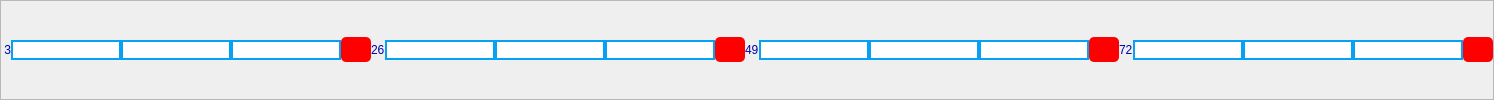
           <widget class="QFrame" name="frame_13">
            <property name="frameShape">
             <enum>QFrame::StyledPanel</enum>
            </property>
            <property name="frameShadow">
             <enum>QFrame::Raised</enum>
            </property>
            <layout class="QHBoxLayout" name="horizontalLayout_4">
             <property name="spacing">
              <number>0</number>
             </property>
             <property name="leftMargin">
              <number>0</number>
             </property>
             <property name="topMargin">
              <number>0</number>
             </property>
             <property name="rightMargin">
              <number>0</number>
             </property>
             <property name="bottomMargin">
              <number>0</number>
             </property>
             <item>
              <widget class="QLabel" name="label_26">
               <property name="styleSheet">
                <string notr="true">color:rgb(0, 0, 173); 
font: 75 8pt &quot;MS Shell Dlg 2&quot;;</string>
               </property>
               <property name="text">
                <string> 3</string>
               </property>
              </widget>
             </item>
             <item>
              <widget class="QLineEdit" name="lineEdit_76">
               <property name="styleSheet">
                <string notr="true">border: 2px solid  rgb(5, 161, 245); 
background-color: rgb(255, 255, 255);
</string>
               </property>
              </widget>
             </item>
             <item>
              <widget class="QLineEdit" name="lineEdit_77">
               <property name="styleSheet">
                <string notr="true">border: 2px solid  rgb(5, 161, 245); 
background-color: rgb(255, 255, 255);
</string>
               </property>
              </widget>
             </item>
             <item>
              <widget class="QLineEdit" name="lineEdit_78">
               <property name="styleSheet">
                <string notr="true">border: 2px solid  rgb(5, 161, 245); 
background-color: rgb(255, 255, 255);
</string>
               </property>
              </widget>
             </item>
             <item>
              <widget class="QPushButton" name="pushButton_96">
               <property name="minimumSize">
                <size>
                 <width>0</width>
                 <height>25</height>
                </size>
               </property>
               <property name="maximumSize">
                <size>
                 <width>30</width>
                 <height>16777215</height>
                </size>
               </property>
               <property name="styleSheet">
                <string notr="true">background-color: rgb(0, 0, 0);
background-color: rgb(255, 0, 0);
border-radius: 5px;</string>
               </property>
               <property name="text">
                <string/>
               </property>
              </widget>
             </item>
             <item>
              <widget class="QLabel" name="label_27">
               <property name="styleSheet">
                <string notr="true">color:rgb(0, 0, 173); 
font: 75 8pt &quot;MS Shell Dlg 2&quot;;</string>
               </property>
               <property name="text">
                <string>26</string>
               </property>
              </widget>
             </item>
             <item>
              <widget class="QLineEdit" name="lineEdit_79">
               <property name="styleSheet">
                <string notr="true">border: 2px solid  rgb(5, 161, 245); 
background-color: rgb(255, 255, 255);
</string>
               </property>
              </widget>
             </item>
             <item>
              <widget class="QLineEdit" name="lineEdit_80">
               <property name="styleSheet">
                <string notr="true">border: 2px solid  rgb(5, 161, 245); 
background-color: rgb(255, 255, 255);
</string>
               </property>
              </widget>
             </item>
             <item>
              <widget class="QLineEdit" name="lineEdit_81">
               <property name="styleSheet">
                <string notr="true">border: 2px solid  rgb(5, 161, 245); 
background-color: rgb(255, 255, 255);
</string>
               </property>
              </widget>
             </item>
             <item>
              <widget class="QPushButton" name="pushButton_97">
               <property name="minimumSize">
                <size>
                 <width>0</width>
                 <height>25</height>
                </size>
               </property>
               <property name="maximumSize">
                <size>
                 <width>30</width>
                 <height>16777215</height>
                </size>
               </property>
               <property name="styleSheet">
                <string notr="true">background-color: rgb(0, 0, 0);
background-color: rgb(255, 0, 0);
border-radius: 5px;</string>
               </property>
               <property name="text">
                <string/>
               </property>
              </widget>
             </item>
             <item>
              <widget class="QLabel" name="label_28">
               <property name="styleSheet">
                <string notr="true">color:rgb(0, 0, 173); 
font: 75 8pt &quot;MS Shell Dlg 2&quot;;</string>
               </property>
               <property name="text">
                <string>49</string>
               </property>
              </widget>
             </item>
             <item>
              <widget class="QLineEdit" name="lineEdit_82">
               <property name="styleSheet">
                <string notr="true">border: 2px solid  rgb(5, 161, 245); 
background-color: rgb(255, 255, 255);
</string>
               </property>
              </widget>
             </item>
             <item>
              <widget class="QLineEdit" name="lineEdit_83">
               <property name="styleSheet">
                <string notr="true">border: 2px solid  rgb(5, 161, 245); 
background-color: rgb(255, 255, 255);
</string>
               </property>
              </widget>
             </item>
             <item>
              <widget class="QLineEdit" name="lineEdit_84">
               <property name="styleSheet">
                <string notr="true">border: 2px solid  rgb(5, 161, 245); 
background-color: rgb(255, 255, 255);
</string>
               </property>
              </widget>
             </item>
             <item>
              <widget class="QPushButton" name="pushButton_98">
               <property name="minimumSize">
                <size>
                 <width>0</width>
                 <height>25</height>
                </size>
               </property>
               <property name="maximumSize">
                <size>
                 <width>30</width>
                 <height>16777215</height>
                </size>
               </property>
               <property name="styleSheet">
                <string notr="true">background-color: rgb(0, 0, 0);
background-color: rgb(255, 0, 0);
border-radius: 5px;</string>
               </property>
               <property name="text">
                <string/>
               </property>
              </widget>
             </item>
             <item>
              <widget class="QLabel" name="label_9">
               <property name="styleSheet">
                <string notr="true">color:rgb(0, 0, 173); 
font: 75 8pt &quot;MS Shell Dlg 2&quot;;</string>
               </property>
               <property name="text">
                <string>72</string>
               </property>
              </widget>
             </item>
             <item>
              <widget class="QLineEdit" name="lineEdit_24">
               <property name="styleSheet">
                <string notr="true">border: 2px solid  rgb(5, 161, 245); 
background-color: rgb(255, 255, 255);
</string>
               </property>
              </widget>
             </item>
             <item>
              <widget class="QLineEdit" name="lineEdit_23">
               <property name="styleSheet">
                <string notr="true">border: 2px solid  rgb(5, 161, 245); 
background-color: rgb(255, 255, 255);
</string>
               </property>
              </widget>
             </item>
             <item>
              <widget class="QLineEdit" name="lineEdit_25">
               <property name="styleSheet">
                <string notr="true">border: 2px solid  rgb(5, 161, 245); 
background-color: rgb(255, 255, 255);
</string>
               </property>
              </widget>
             </item>
             <item>
              <widget class="QPushButton" name="pushButton_77">
               <property name="minimumSize">
                <size>
                 <width>0</width>
                 <height>25</height>
                </size>
               </property>
               <property name="maximumSize">
                <size>
                 <width>30</width>
                 <height>16777215</height>
                </size>
               </property>
               <property name="styleSheet">
                <string notr="true">background-color: rgb(0, 0, 0);
background-color: rgb(255, 0, 0);
border-radius: 5px;</string>
               </property>
               <property name="text">
                <string/>
               </property>
              </widget>
             </item>
            </layout>
           </widget>
